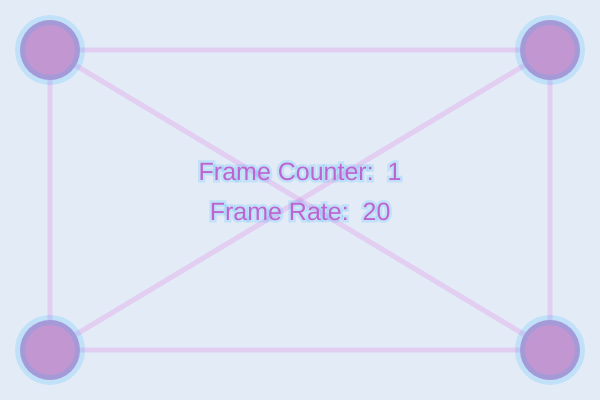
Frame 1 (no input)
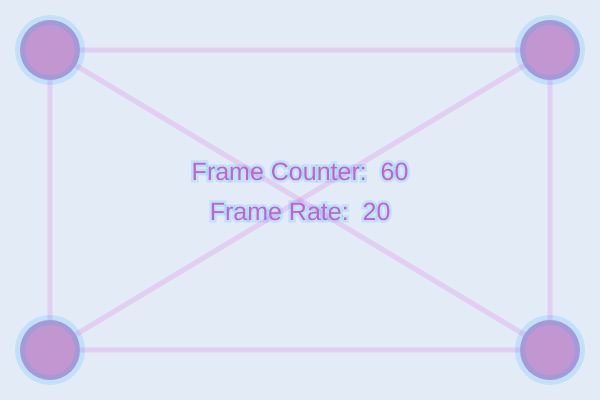
Frame 60 (no input)
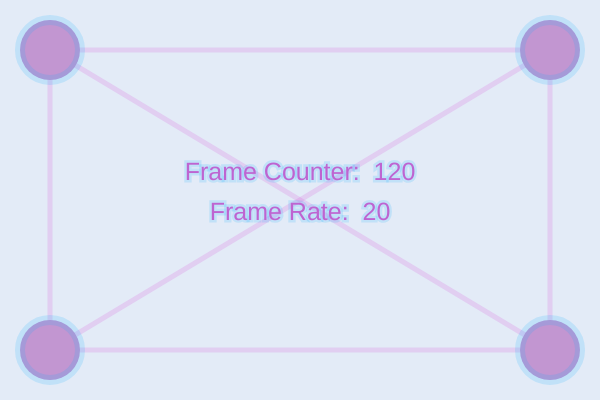
Frame 120 (the mouse pressed at the canvas centre since frame 60)

The p5.js sketch that drew these frames (run headless with seeded random() and noise() and a simulated clock; from frame 60 on, the mouse is pressed at the canvas centre):

// p5.js sketch
// ── sketch.js
//DAT405 / GAD405
//01_ProjectSetup
//In this example we see how to create a canvas, set and display
//the frame rate of the rendering system, and use text to
//display the frame count and rate on screen

//Initialization function
function setup() {
  //Set the size of rendering window - pixels
  createCanvas(600, 400);

  //Set up the frame rate (frames per second)
  //Default is 60 fps
  frameRate(20);

  //Preferences for the text (size, and alignment)
  textSize(25);
  textAlign(CENTER);

  fill(219, 209, 219);
  rect(width/2, height/2, 50, 50);
}

//Rendering function
function draw() {
  //Erase all canvas. Set the color to dark grey
  background(227, 235, 247);
  //Set the color of the text
  fill(190, 100, 209);

  stroke(209, 50, 209, 40)
  strokeWeight(5);
  line(50, 50, 550, 350);
  line(50, 50, 550, 50);
  line(50, 50, 50, 350);
  line(550, 350, 550, 50);
  line(550, 350, 50, 350);
  line(550, 50, 50, 350);
  //Set the text message as the frame count
  //Position text in the middle of the screen
  stroke(10, 170, 255, 40);
 text("Frame Counter:  " + frameCount, width/2, height/2-20);
  //Set the text message as the frame rate (round it to an integer)
  //Position text in the middle of the screen
  text("Frame Rate:  " + Math.round(frameRate()), width/2, height/2+20);
  //a circle
  stroke(10, 170, 255, 40);
  strokeWeight(10)
  fill(194, 150, 209);
  ellipse(50, 50, 60, 60);

  fill(194, 150, 209);
  ellipse(550, 350, 60, 60);

  fill(194, 150, 209);
  ellipse(50, 350, 60, 60);

  fill(194, 150, 209);
  ellipse(550, 50, 60, 60);



  //noLoop();
}
